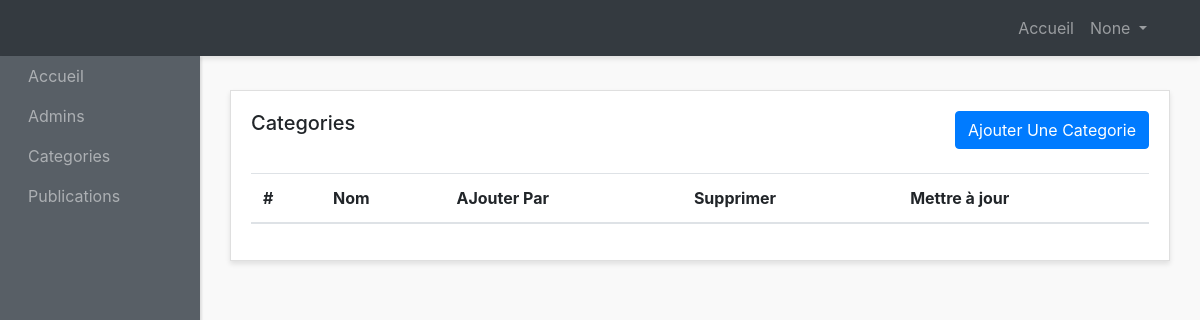
The page /AdminCategory/ on the database as committed earlier.
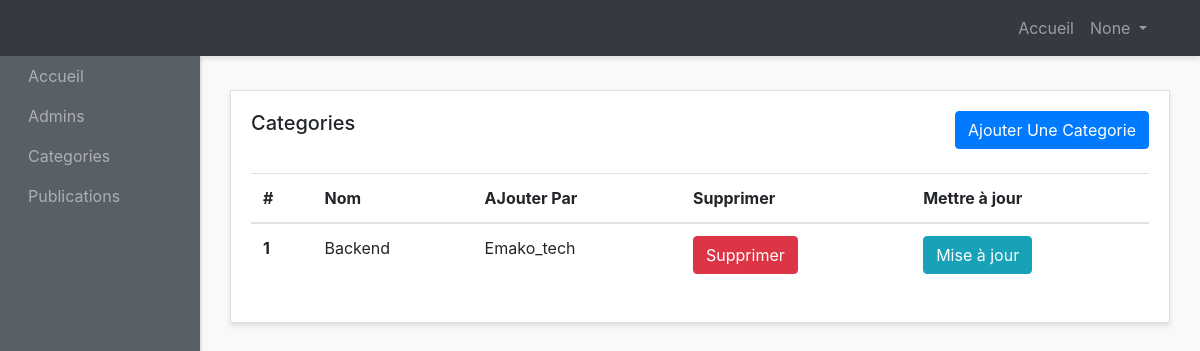
The same page on the database as committed later.
### website/models.py (models this page shows)
class Category(models.Model):
    title = models.CharField(max_length=100)  # Augmentation de la longueur du titre
    description = models.TextField()
    added_by = models.ForeignKey(Admins, on_delete=models.CASCADE)  # Renommage du champ addedBy en snake_case

class Admins(models.Model):
    pseudo = models.CharField(max_length=50, unique=True)  # Utilisation de CharField pour le pseudo
    email = models.EmailField()
    password = models.CharField(max_length=100)  # Utilisation de CharField pour le mot de passe
    role = models.CharField(max_length=20, default="Admin")  # Limiter la longueur du rôle
    avatar = models.ImageField(null=True, blank=True, upload_to='img/')  # Ajout d'un champ pour l'avatar
    activated = models.BooleanField(default=True)  # Par défaut, l'administrateur n'est pas activé
    description= models.TextField(null=False, default='JE suis un membre anonyme du forum')

### website/views.py (the view)
# urls.py: path('AdminCategory/',views.AdminCategory, name="AdminCategory"),
def AdminCategory(request):
    emailAd= request.session.get("Admin_pseudo")
    cat= Category.objects.all()
    return render(request, "admin-panel/categories-admins/show-categories.html" , context={"category":cat,"pseudo":emailAd})

### forum/templates/admin-panel/categories-admins/show-categories.html (shortened to what this page needs)
{% load static %}
<!DOCTYPE html>
<html lang="en">
<head>
    <link href="http://maxcdn.bootstrapcdn.com/bootstrap/4.0.0/css/bootstrap.min.css" rel="stylesheet">
    <link href="{% static 'style.css' %}" rel="stylesheet">
</head>
<body>
<div id="wrapper">
    <nav class="navbar header-top fixed-top navbar-expand-lg  navbar-dark bg-dark">
      <div class="container">
      <div class="collapse navbar-collapse" id="navbarText">
        <ul class="navbar-nav side-nav" >
          <li class="nav-item">
            <a class="nav-link" style="margin-left: 20px;" href="{% url 'AdminIndex' %}">Accueil
            </a>
          </li>
          <li class="nav-item">
            <a class="nav-link" href="{% url 'AdminsList' %}" style="margin-left: 20px;">Admins</a>
          </li>
          <li class="nav-item">
            <a class="nav-link" href="{% url 'AdminCategory' %}"  style="margin-left: 20px;">Categories</a>
          </li>
          <li class="nav-item">
            <a class="nav-link" href="{% url 'postedTopic' %}"  style="margin-left: 20px;">Publications</a>
          </li>
        </ul>
        <ul class="navbar-nav ml-md-auto d-md-flex">
          <li class="nav-item">
            <a class="nav-link" href="{% url 'AdminIndex' %}">Accueil
            </a>
          </li>
          <li class="nav-item dropdown">
            <a class="nav-link  dropdown-toggle" href="#" id="navbarDropdown" role="button" data-toggle="dropdown" aria-haspopup="true" aria-expanded="false">
              {{ pseudo }}
            </a>
          </li>
        </ul>
      </div>
    </div>
    </nav>
    <div class="container-fluid">
          <div class="row">
        <div class="col">
          <div class="card">
            <div class="card-body">
              <h5 class="card-title mb-4 d-inline">Categories</h5>
             <a  href="{% url 'AdminCreateCategory' %}" class="btn btn-primary mb-4 text-center float-right">Ajouter Une Categorie</a>
              <table class="table">
                <thead>
                  <tr>
                    <th scope="col">#</th>
                    <th scope="col">Nom</th>
                    <th scope="col">AJouter Par</th>
                    <th scope="col">Supprimer</th>
                    <th scope="col">Mettre à jour</th>
                  </tr>
                </thead>
                <tbody>
                  {% if category %}
                  {% for cat in category   %}
                  <tr>
                    <th scope="row">{{cat.pk}}</th>
                    <td>{{ cat.title }}</td>
                    <td>{{ cat.added_by.pseudo }}</td>
                    <td><a href="{% url 'SupprimerCategorie' id=cat.pk %}" class="btn btn-danger  text-center ">Supprimer</a></td>
                    <td><a href="{% url 'MAJCategorie' id=cat.pk %}" class="btn btn-info  text-center ">Mise à jour</a></td>
                  </tr>
                  {% endfor %}
                  {% endif %}
                </tbody>
              </table>
            </div>
          </div>
        </div>
      </div>
  </div>
</body>
</html>

Rows that differ between the two databases and show on the page:
added Category: pk "1", title "Backend", added_by.pseudo "Emako_tech"
